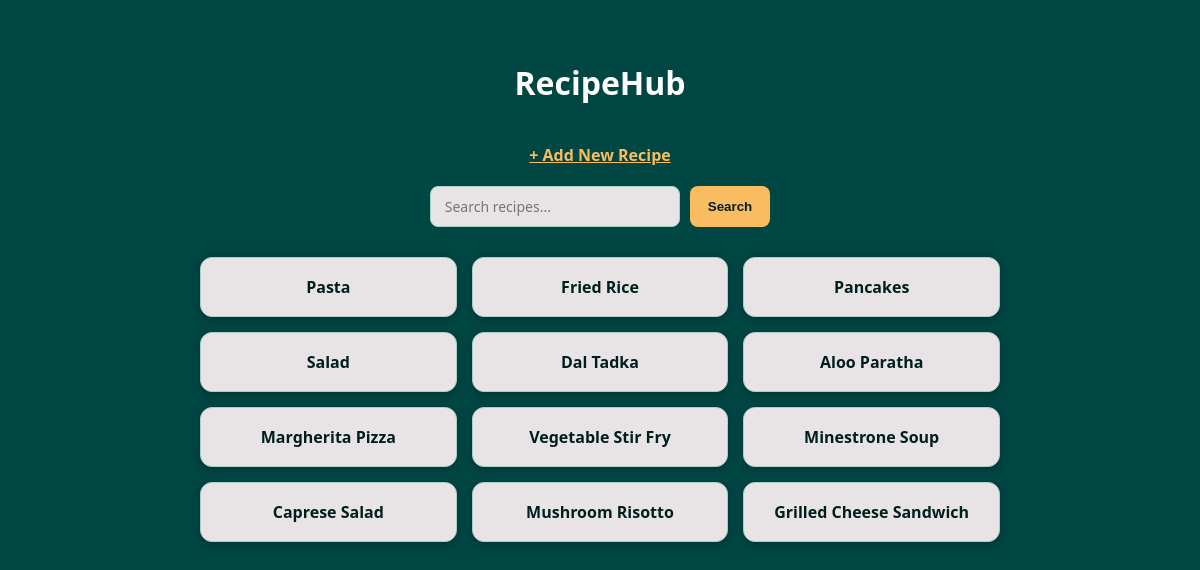
Before: /recipes/ with the older database file.
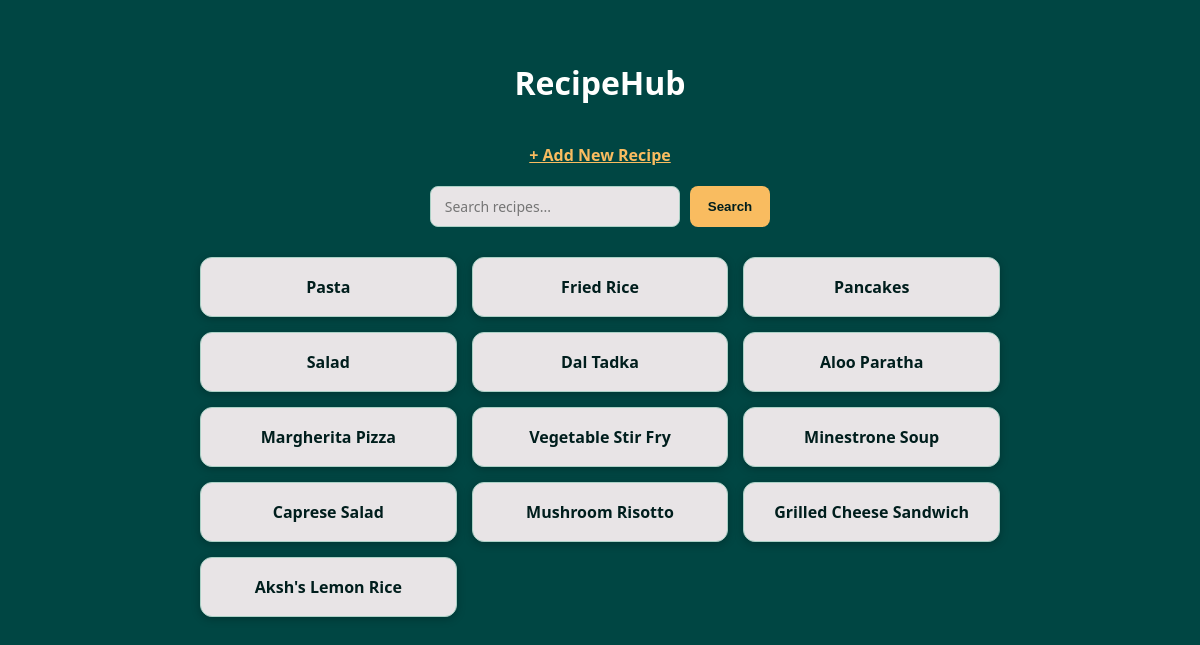
After: the same page with the newer database file.
### recipes/models.py (models this page shows, shortened)
class Recipe(models.Model):
    title = models.CharField(max_length=100)
    ingredients = models.TextField()
    instructions = models.TextField()
    created_by = models.ForeignKey(User, on_delete=models.SET_NULL, null=True, blank=True)

### recipes/views.py (the view)
# urls.py: path('recipes/', views.recipe_list, name='recipe_list'),
def recipe_list(request):
    query = request.GET.get('query')
    if query:
        recipes = Recipe.objects.filter(title__icontains=query)
    else:
        recipes = Recipe.objects.all()
    return render(request, 'recipes/recipe_list.html', {'recipes': recipes})

### recipes/templates/recipes/recipe_list.html (shortened to what this page needs)
<!DOCTYPE html>
<html lang="en">
<head>
</head>
<body>
    <h1>RecipeHub</h1>
    <a href="{% url 'add_recipe' %}">+ Add New Recipe</a>
    <form class="search-form" method="get">
        <input type="text" name="query" placeholder="Search recipes..." value="{{ request.GET.query }}">
        <button type="submit">Search</button>
    </form>
    <div class="recipe-grid">
        {% for recipe in recipes %}
        <div class="recipe-card">
            <a href="{% url 'recipe_detail' recipe.id %}">{{ recipe.title }}</a>
        </div>
        {% endfor %}
    </div>
</body>
</html>

### recipes/templates/recipes/recipe_list.html (style rules this page uses)
body { font-family: 'Segoe UI', sans-serif; background-color: #004643; margin: 0; padding: 40px; }
h1 { text-align: center; color: #fffffe; margin-bottom: 40px; }
.recipe-grid { display: grid; grid-template-columns: repeat(auto-fit, minmax(200px, 1fr)); gap: 15px; max-width: 800px; margin: 0 auto; }
.recipe-card { background-color: #e8e4e6; border: 1px solid #abd1c6; border-radius: 12px; padding: 18px; text-align: center; box-shadow: 0 2px 8px rgba(0,0,0,0.25); }
.recipe-card a { text-decoration: none; color: #001e1d; font-weight: bold; font-size: 16px; }
body > a { display: block; text-align: center; color: #f9bc60; font-weight: bold; margin-bottom: 20px; }
.search-form { display: flex; justify-content: center; gap: 10px; margin-bottom: 30px; }
.search-form input[type="text"] { padding: 10px 14px; border-radius: 8px; border: 1px solid #abd1c6; background-color: #e8e4e6; color: #001e1d; font-family: inherit; font-size: 14px; width: 220px; }
.search-form button { padding: 10px 18px; border: none; border-radius: 8px; background-color: #f9bc60; color: #001e1d; font-weight: bold; cursor: pointer; }

Changed rows visible on the page:
added Recipe: title "Aksh's Lemon Rice"
